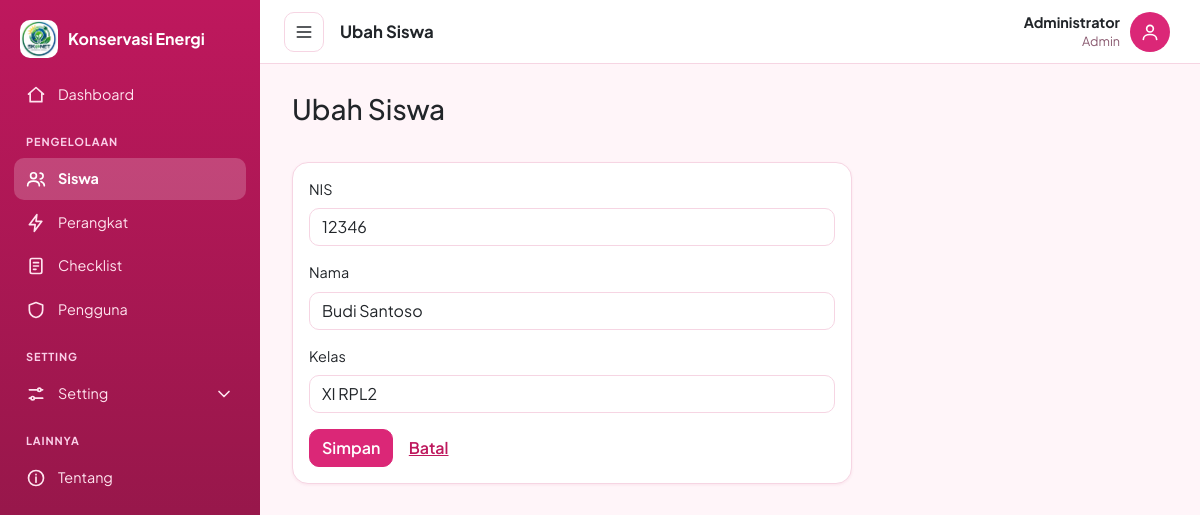
The page /siswa/form.php?nis=12346 (signed in) on the database its author committed.
### tables this page shows
CREATE TABLE IF NOT EXISTS siswa (
  nis   INT(10) NOT NULL,
  nama  VARCHAR(100) NOT NULL,
  kelas VARCHAR(10) NOT NULL,
  PRIMARY KEY (nis)
);

### siswa/form.php (the view, shortened to what this page needs)
<?php
require_once __DIR__ . '/../includes/functions.php';
$edit = isset($_GET['nis']);
$row = ['nis' => '', 'nama' => '', 'kelas' => ''];
if ($edit) {
    $st = $pdo->prepare('SELECT * FROM siswa WHERE nis = ?');
    $st->execute([(int)$_GET['nis']]);
    $row = $st->fetch();
}
$judul = $edit ? 'Ubah Siswa' : 'Tambah Siswa';
require '../includes/header.php';
?>
<h3 class="mb-3"><?= $judul ?></h3>
<div class="card" style="max-width:560px"><div class="card-body">
<form method="post"><?= csrf_field() ?>
  <div class="mb-3"><label class="form-label">NIS</label>
    <input name="nis" class="form-control" value="<?= e($row['nis']) ?>" <?= $edit ? 'readonly' : 'required' ?> inputmode="numeric" maxlength="10"></div>
  <div class="mb-3"><label class="form-label">Nama</label>
    <input name="nama" class="form-control" value="<?= e($row['nama']) ?>" required maxlength="100"></div>
  <div class="mb-3"><label class="form-label">Kelas</label>
    <input name="kelas" class="form-control" value="<?= e($row['kelas']) ?>" required maxlength="10" placeholder="contoh: XI RPL2"></div>
  <button class="btn btn-success">Simpan</button> <a class="btn btn-link" href="index.php">Batal</a>
</form></div></div>
<?php require '../includes/footer.php'; ?>

### assets/css/app.css (style rules this page uses)
:root, [data-bs-theme=light] { --pri:#db2777; --pri-d:#be185d; --on:#fff; --bg:#fff5f9; --card:#fff; --hd:#ffe8f1; --mu:#8a5a70; --bd:#f6d5e3; --bs-body-bg:var(--bg); --bs-body-font-family:"Plus Jakarta Sans",system-ui,sans-serif; --bs-body-font-size:.9rem; --bs-primary:#db2777; --bs-primary-rgb:219,39,119; --bs-link-color:#be185d; --bs-link-color-rgb:190,24,93; --bs-link-hover-color:#9d174d; --bs-link-hover-color-rgb:157,23,77; }
body { background:var(--bg); }
.card { background:var(--card); border-color:var(--bd); border-radius:16px; box-shadow:0 1px 3px rgba(190,24,93,.08); }
.form-control, .form-select { border-radius:10px; background-color:var(--card); border-color:var(--bd); }
.btn { border-radius:10px; font-weight:600; }
.btn-success { --bs-btn-bg:var(--pri); --bs-btn-border-color:var(--pri); --bs-btn-color:var(--on); --bs-btn-hover-bg:var(--pri-d); --bs-btn-hover-border-color:var(--pri-d); --bs-btn-hover-color:var(--on); --bs-btn-active-bg:var(--pri-d); --bs-btn-active-border-color:var(--pri-d); --bs-btn-active-color:var(--on); }

### rows shown on the page
siswa: nis "12346", nama "Budi Santoso", kelas "XI RPL2"

### other values the page prints
$label "Dashboard Siswa Perangkat Checklist Pengguna Tentang"
$judul "Ubah Siswa"
$u['nama'] "Administrator"
$level "Admin"
